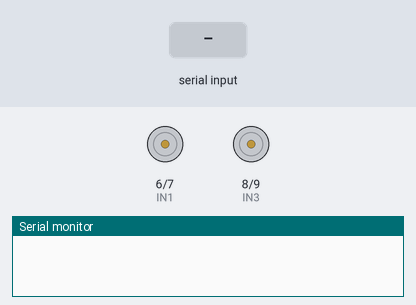
A sketch run on a simulated Arduino Nano, built with avr-gcc and run on an emulated ATmega328P. Parts: motor-driver pin pairs drawn as motors (green arrow = first pin HIGH = forward, orange = second pin HIGH = backward, longer = more drive, scaled by the enable pin), the last lines printed to the serial monitor. Inputs (shaded band) come from the test bench.

Above: at 1.2 s.
1.3 s: "F90\n" received over the second serial link
At 1.6 s:
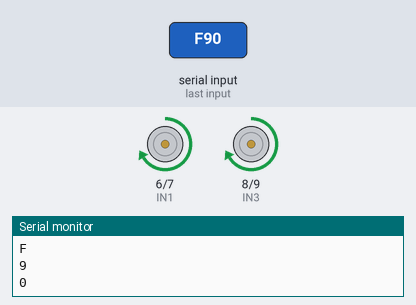
2.8 s: "F,45\n" received over the second serial link
At 4.0 s:
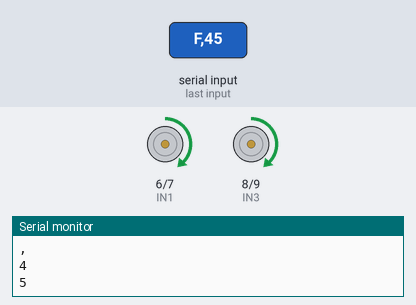
4.3 s: "B90\n" received over the second serial link
At 5.1 s:
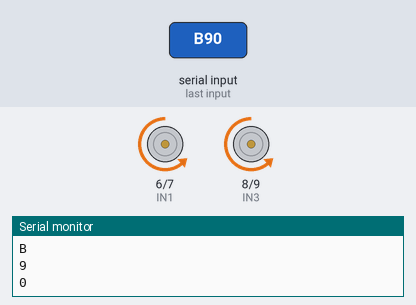
5.8 s: "L90\n" received over the second serial link
At 6.3 s:
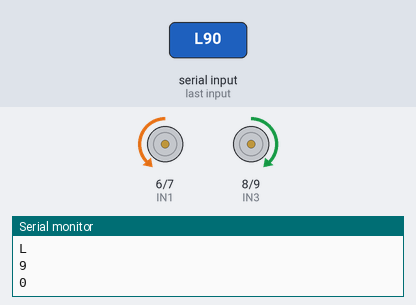
7.3 s: "R90\n" received over the second serial link
At 8.5 s:
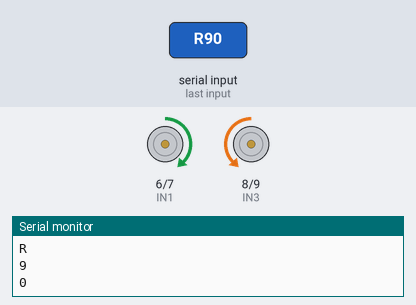
8.8 s: "B,45\n" received over the second serial link
At 9.7 s:
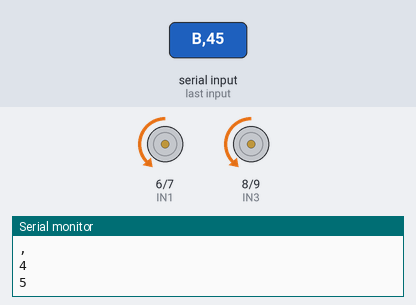
Timing chart, 0 to 11.3 s (numbered marks = the images above; inputs shaded):
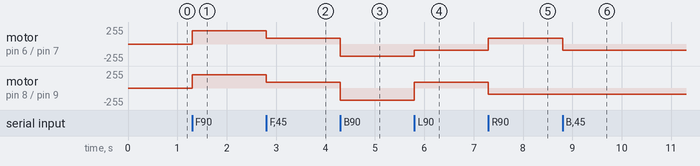

Measured:
- after the input at 1.3 s, motor on pin 6 (IN1) / pin 7 (IN2), motor on pin 8 (IN3) / pin 9 (IN4): stopped → forward 200/255 at once
- after the input at 2.8 s, motor on pin 6 (IN1) / pin 7 (IN2), motor on pin 8 (IN3) / pin 9 (IN4): forward 200/255 → forward 90/255 at once
- after the input at 4.3 s, motor on pin 6 (IN1) / pin 7 (IN2), motor on pin 8 (IN3) / pin 9 (IN4): forward 90/255 → backward 181/255 at once
- after the input at 5.8 s, motor on pin 6 (IN1) / pin 7 (IN2): backward 181/255 → backward 90/255 at once; motor on pin 8 (IN3) / pin 9 (IN4): backward 181/255 → forward 90/255 at once
- after the input at 7.3 s, motor on pin 6 (IN1) / pin 7 (IN2): backward 90/255 → forward 90/255 at once; motor on pin 8 (IN3) / pin 9 (IN4): forward 90/255 → backward 90/255 at once
- after the input at 8.8 s, motor on pin 6 (IN1) / pin 7 (IN2): forward 90/255 → backward 90/255 at once

The sketch:

rc_car.ino
```cpp
/*
  Bluetooth RC Car (reconstructed firmware)
  Hardware: Arduino Nano + HC-05 + L298N + 4x N20 motors
  Course:   Basics of Robotics, BRAC University Residential Semester
  Author:   Md. Farhan Shahriar Shihab (github.com/iamfarhan99)
*/

#include <SoftwareSerial.h>

// HC-05 on software serial (keeps hardware Serial free for USB upload/debug)
const int BT_RX = 2;   // Nano RX <- HC-05 TX
const int BT_TX = 3;   // Nano TX -> HC-05 RX (use a voltage divider)
SoftwareSerial bt(BT_RX, BT_TX);

// L298N pins
const int ENA = 5;     // PWM, left motors
const int IN1 = 6;
const int IN2 = 7;
const int IN3 = 8;
const int IN4 = 9;
const int ENB = 10;    // PWM, right motors

int speedVal = 200;    // 0-255

void setup() {
  pinMode(ENA, OUTPUT);
  pinMode(ENB, OUTPUT);
  pinMode(IN1, OUTPUT);
  pinMode(IN2, OUTPUT);
  pinMode(IN3, OUTPUT);
  pinMode(IN4, OUTPUT);

  Serial.begin(9600);
  bt.begin(9600);      // HC-05 default baud rate
  stopCar();
}

void loop() {
  if (bt.available()) {
    char cmd = bt.read();
    Serial.println(cmd);   // debug

    switch (cmd) {
      case 'F': forward();  break;
      case 'B': backward(); break;
      case 'L': left();     break;
      case 'R': right();    break;
      case 'S': stopCar();  break;
      default:
        // '0'..'9' sets speed
        if (cmd >= '0' && cmd <= '9') {
          speedVal = map(cmd - '0', 0, 9, 90, 255);
        }
        break;
    }
  }
}

void setSpeed() {
  analogWrite(ENA, speedVal);
  analogWrite(ENB, speedVal);
}

void forward() {
  setSpeed();
  digitalWrite(IN1, HIGH); digitalWrite(IN2, LOW);
  digitalWrite(IN3, HIGH); digitalWrite(IN4, LOW);
}

void backward() {
  setSpeed();
  digitalWrite(IN1, LOW);  digitalWrite(IN2, HIGH);
  digitalWrite(IN3, LOW);  digitalWrite(IN4, HIGH);
}

void left() {
  setSpeed();
  // left side backward, right side forward (spin turn)
  digitalWrite(IN1, LOW);  digitalWrite(IN2, HIGH);
  digitalWrite(IN3, HIGH); digitalWrite(IN4, LOW);
}

void right() {
  setSpeed();
  digitalWrite(IN1, HIGH); digitalWrite(IN2, LOW);
  digitalWrite(IN3, LOW);  digitalWrite(IN4, HIGH);
}

void stopCar() {
  analogWrite(ENA, 0);
  analogWrite(ENB, 0);
  digitalWrite(IN1, LOW); digitalWrite(IN2, LOW);
  digitalWrite(IN3, LOW); digitalWrite(IN4, LOW);
}
```
